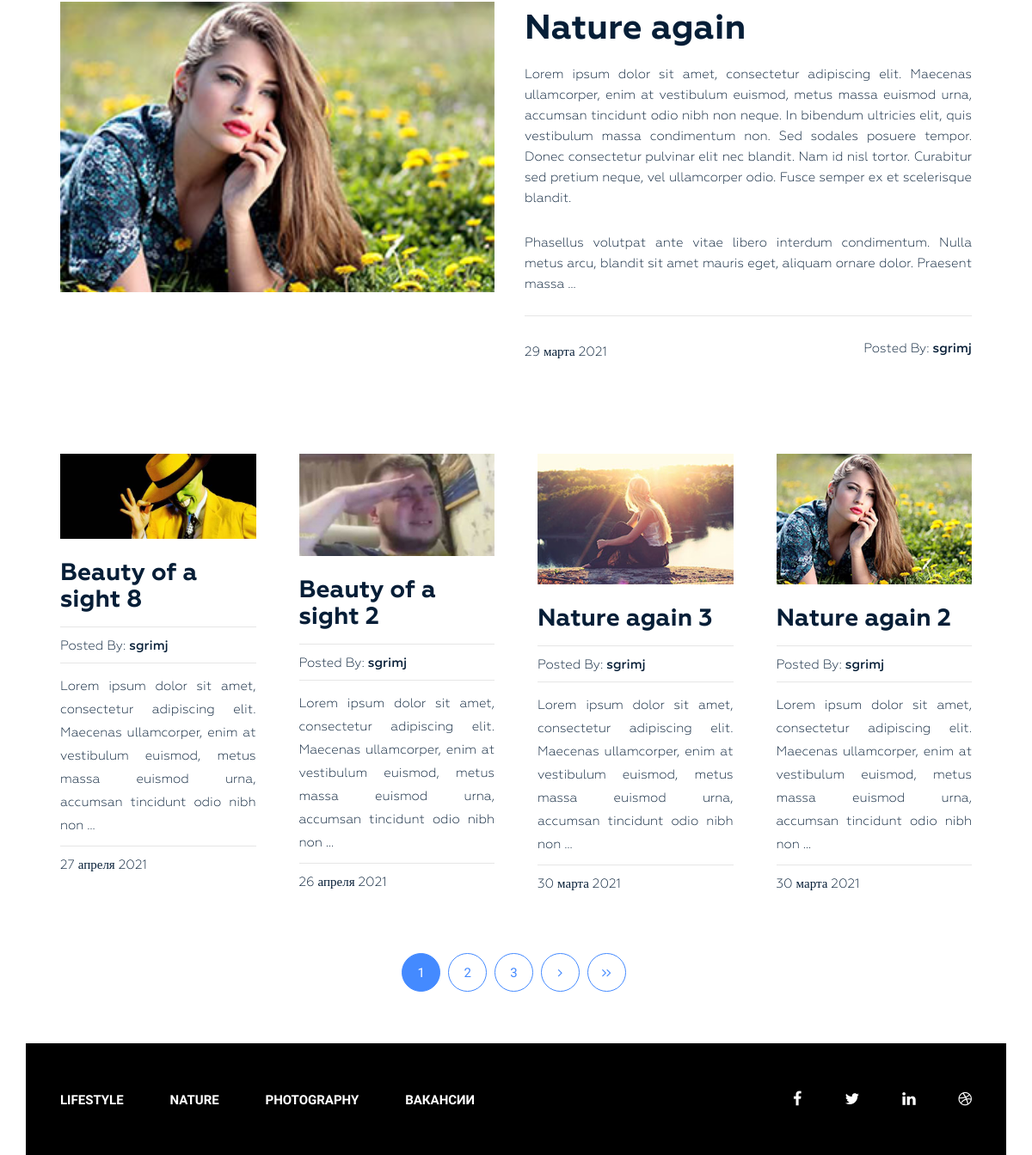
Before: / (lower part) with the older database file.
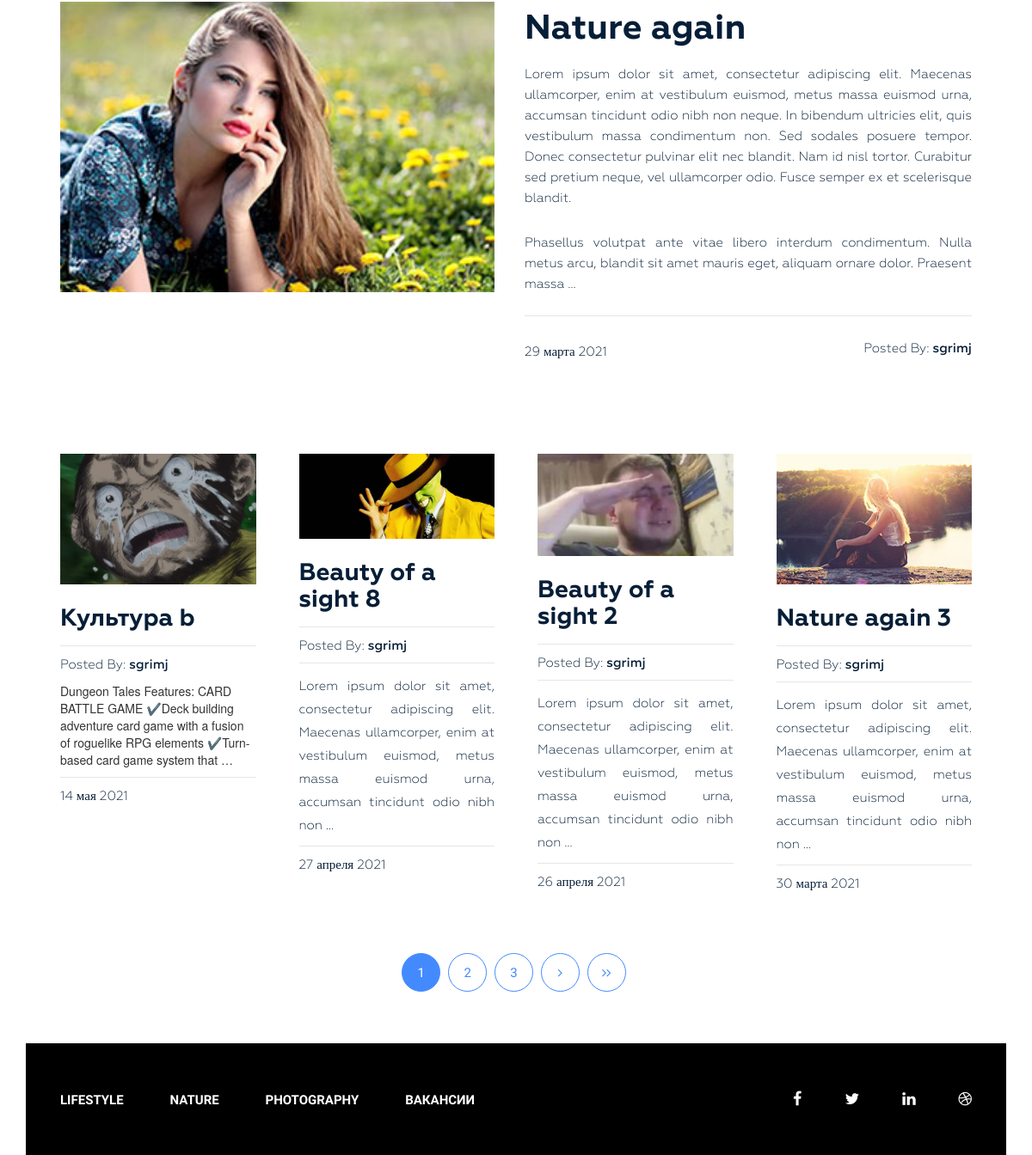
After: the same page with the newer database file.
### blog/models.py (models this page shows, shortened)
class Post(models.Model):
    title = models.CharField(max_length=255, verbose_name="Title", )
    slug = models.SlugField(max_length=255, verbose_name="Url", unique=True)
    author = models.ForeignKey(User, verbose_name="Author", on_delete=models.PROTECT, null=True, blank=True)
    content = models.TextField(verbose_name="Content", blank=True, )
    created_at = models.DateTimeField(auto_now_add=True, verbose_name="Creation date", )
    photo = models.ImageField(upload_to="photos/%Y/%m/%d/", blank=True, verbose_name="Photo", )
    views = models.IntegerField(default=0, verbose_name="Views", )
    category = models.ForeignKey(Category, on_delete=models.PROTECT, related_name="posts", verbose_name="Category", )
    tags = models.ManyToManyField(Tag, blank=True, related_name="posts", verbose_name="Tag", )
    is_main = models.BooleanField(default=False, verbose_name="On main?")
    def get_absolute_url(self):  # для ссылок
        return reverse_lazy("post", kwargs={"slug": self.slug, })
    class Meta:
        verbose_name = "Post"
        verbose_name_plural = "Posts"
        ordering = ["-created_at"]

class Category(models.Model):
    title = models.CharField(max_length=255, verbose_name="Category", )
    slug = models.SlugField(max_length=255, verbose_name="Url", unique=True)
    def get_absolute_url(self):  # для ссылок
        return reverse_lazy("category", kwargs={"slug": self.slug, })
    class Meta:
        verbose_name = "Category"
        verbose_name_plural = "Categories"
        ordering = ["title"]

### blog/views.py (the view)
# urls.py: path('', Home.as_view(), name="home"),
class Home(ListView):
    model = Post
    template_name = "blog/index.html"
    context_object_name = "posts"
    paginate_by = 4
    def get_context_data(self, *, object_list=None, **kwargs):
        context = super(Home, self).get_context_data(**kwargs)
        context["title"] = "Blog Design"
        context["main"] = Post.objects.get(is_main=True)
        return context

### blog/templatetags/menu.py (called while the page is built)
@register.inclusion_tag("blog/menu_tpl.html")
def show_menu(menu_class='menu', ul_class=""):
    categories = Category.objects.all()            # обращаемся в кэш, если там нет ничего то заполняем на 500сек
    return {"categories": categories, "menu_class": menu_class, "ul_class": ul_class }

### blog/templates/blog/index.html (shortened to what this page needs)
{% extends "base.html" %}
{% load static %}
{% block content %}
<section class="blog-post-area">
    <div class="container">
        <div class="row">
            <div class="blog-post-area-style">
                <div class="col-md-12">
                    <div class="single-post-big">
                        <div class="big-image">
                            {% if main.photo %}
                        <img src="{{ main.photo.url }}" alt="{{main.title}}">
                        {% else %}
                        <img src="https://picsum.photos/id/443/300/201?grayscale" alt="{{main.title}}">
                        {% endif %}
                        </div>
                        <div class="big-text">
                            <h3><a href="{{ main.get_absolute_url }}">{{main.title}}</a></h3>
                            {{main.content | truncatewords_html:80 | safe}}
                            <h4><span class="date">{{ main.created_at | date:"j E Y" }}</span><span class="author">Posted By: <span
                                    class="author-name">{{main.author}}</span></span>
                            </h4>
                        </div>
                    </div>
                </div>
                {% for p in posts %}
                <div class="col-md-3">
                    <div class="single-post">
                        {% if p.photo %}
                        <img src="{{ p.photo.url }}" alt="{{p.title}}">
                        {% else %}
                        <img src="https://picsum.photos/id/443/300/201?grayscale" alt="{{p.title}}">
                        {% endif %}
                        <h3><a href="{{ p.get_absolute_url }}">{{p.title}}</a></h3>
                        <h4><span>Posted By: <span class="author-name">{{p.author}}</span></span>
                        </h4>
                        {{p.content | truncatewords_html:23 | safe }}
                        <h4><span>{{ p.created_at | date:"j E Y" }}</span></h4>
                    </div>
                </div>
                {% endfor %}
            </div>
        </div>
    </div>
    {%include "inc/_pagination.html"%}
</section>
{% endblock %}

### blog/templates/blog/menu_tpl.html
<div class="{{menu_class}}">
    <ul class="{{ul_class}}">
        {% for i in categories %}
        <li><a href="{{ i.get_absolute_url }}">{{ i.title }}</a></li>
        {% endfor %}
        <li><a href="{% url 'vacancy-home' %}">Вакансии</a></li>
    </ul>
</div>

Changed rows visible on the page:
no longer on this page (row unchanged): Post: photo (picture), title "Nature again 2", author "sgrimj", content "Lorem ipsum dolor sit amet, consectetur adipiscing elit. Maecenas ullamcorper, enim at vestibulum euismod, metus massa euismod urna, accumsan tincidunt odio nibh non …", created_at "30 марта 2021"
added Post: photo (picture), title "Культура b", author "sgrimj", content "Dungeon Tales Features: CARD BATTLE GAME ✔️Deck building adventure card game with a fusion of roguelike RPG elements ✔️Turn-based card game system that …", created_at "14 мая 2021"
